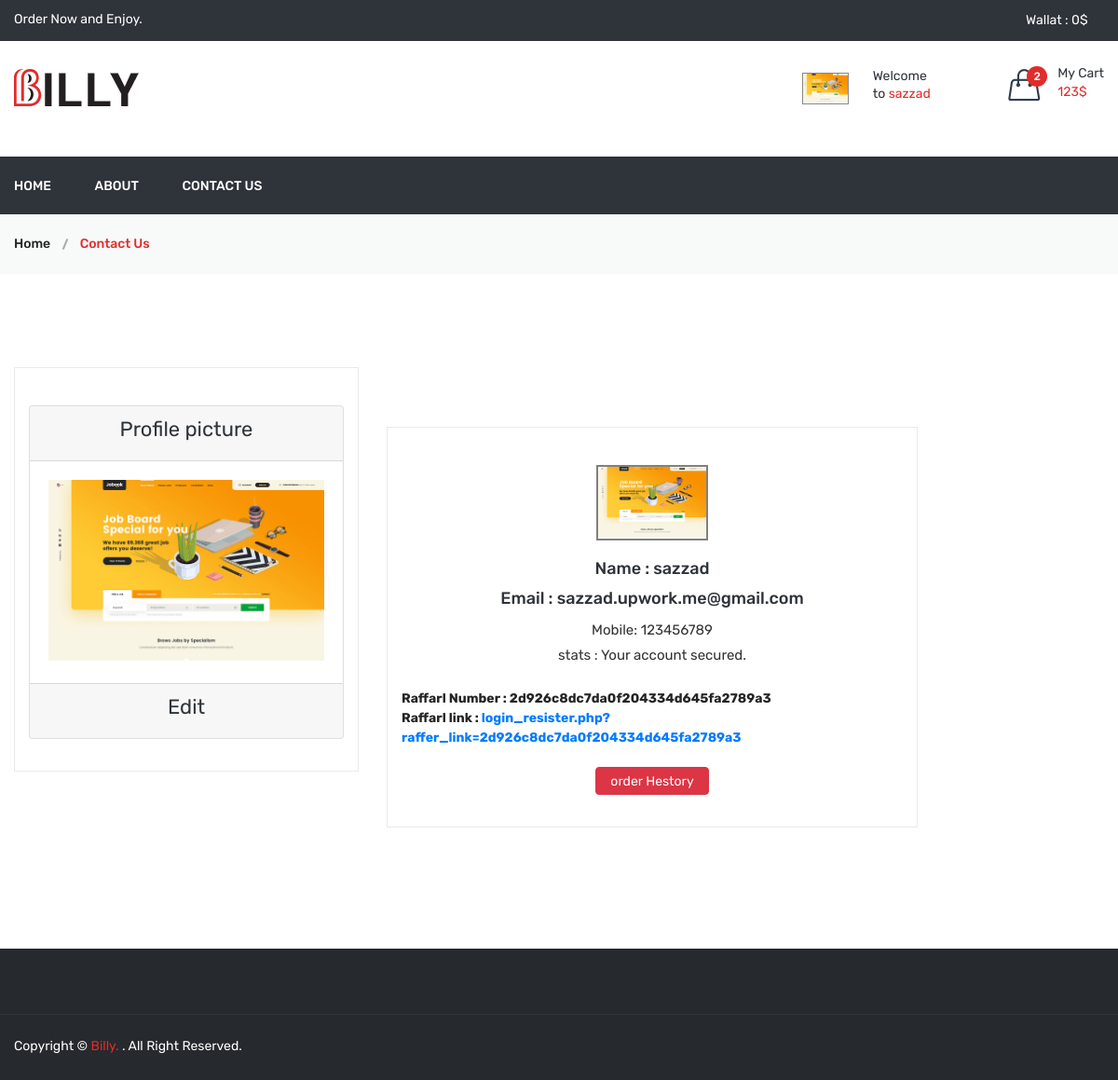
The app's page /profile.php (signed in) with its own data.
### tables this page shows
CREATE TABLE `user` (
  `id` int(11) NOT NULL,
  `name` varchar(100) NOT NULL,
  `images` varchar(255) NOT NULL,
  `email` varchar(100) NOT NULL,
  `mobile` int(11) NOT NULL,
  `password` varchar(200) NOT NULL,
  `stats` int(11) NOT NULL,
  `email_verify` varchar(120) NOT NULL,
  `raffarl_number` varchar(100) NOT NULL,
  `form_raffer_code` varchar(100) NOT NULL,
  `add_on` date NOT NULL DEFAULT current_timestamp()
);

### function.php (called while the page is built, shortened)
	<?php
function GetUserCart(){
	$userid=$_SESSION['USER_ID'];
	global $con;
	$sql=mysqli_query($con,"SELECT `id`, `user_id`, `proudect_id`, `qty`, `add_on` FROM `add_cart` WHERE user_id='$userid'");
	$dataArr=array();
	while($data=mysqli_fetch_assoc($sql)){
		$dataArr[]=$data;
	}
	return $dataArr;
}
function GetAllCartData($attr_id=''){
	$CartArr=array();
	if(isset($_SESSION['USER_ID']) && $_SESSION['USER_ID']>0){
	$GetuserCart=GetUserCart();
	$CartArr=array();
	foreach($GetuserCart as $list){
		$status_dish_details=CheckDishDetails_stats($list['proudect_id']);
		if($status_dish_details==1){
			$CartArr[$list['proudect_id']]['qty']=$list['qty'];
			$proudect_id=$list['proudect_id'];
			$dish_data_all=proudect_data_callect($proudect_id);
			$CartArr[$list['proudect_id']]['price']=$dish_data_all['Price'];
			$CartArr[$list['proudect_id']]['name']=$dish_data_all['dish'];
			$CartArr[$list['proudect_id']]['img']=$dish_data_all['images'];
		}else{
			DeleteCartAttr($list['proudect_id']);
		}
	}
	 		}
	if($attr_id!=''){
		return $CartArr[$attr_id]['qty'];
	}else{
 	 return $CartArr;
	}
}
function CheckDishDetails_stats($id){
	global $con;
	$sql=mysqli_query($con,"SELECT `status` FROM `dish_details` WHERE id='$id'");
  $data=mysqli_fetch_assoc($sql);
	return $data['status'];
}
function proudect_data_callect($id){
	global $con;
	$sql=mysqli_query($con,"SELECT dish.images,dish.dish,`dish_details`.`Price`from dish,dish_details WHERE dish_details.id='$id' and dish.id=dish_details.dish_id and `dish_details`.`status`='1' ");
	$row=mysqli_fetch_assoc($sql);
	return $row;
}
function wallat_amount_get($user_id){
  global $con;
  $sql=mysqli_query($con,"select * from wallat where user_id='$user_id'");
	$in=0;
	$out=0;
		 return $in-$out;
}
?>

### profile.php (the view, shortened to what this page needs)
<?php
include('header.php');
?>
 <div class="breadcrumb-area gray-bg">
   <div class="container">
     <div class="breadcrumb-content">
       <ul>
         <li><a href="index.html">Home</a></li>
         <li class="active"> Contact Us </li>
       </ul>
     </div>
   </div>
 </div>
 <div class="contact-area pt-100 pb-100">
   <div class="container">
     <div class="row">
       <div class="col-lg-4 col-md-6 col-12">
         <div class="contact-info-wrapper text-center mb-30">
          <?php
           if(isset($_SESSION['USER_ID']) && $_SESSION['USER_ID']!=''){
             $usr_id=$_SESSION['USER_ID'];
             $sql=mysqli_query($con,"SELECT `id`, `name`, `images`, `email`, `mobile`, `password`, `stats`, `email_verify`, `raffarl_number`, `add_on` FROM `user` WHERE  id='$usr_id'");
             $fatch_data=mysqli_fetch_assoc($sql);
             $name=$fatch_data['name'];
             $email=$fatch_data['email'];
             $rafferl=$fatch_data['raffarl_number'];
             $mobile=$fatch_data['mobile'];
             $stats=$fatch_data['stats'];
             $images=$fatch_data['images'];
             if($images==''){?>
               <div class="card">
                 <div class="card-body">
                   <h4>Input Your profile picture.</h4>
                   <form method="post" enctype="multipart/form-data">
                     <input class="form-control" type="file" name="profile_pic">
                     <input type="submit" class="submit btn btn-primary" name="submit" value="submit">
                   </form>
                 </div>
               </div>
           <?php
         }else{?>
           <div class="card">
             <div class="card-header">
               <h4>Profile picture</h4>
             </div>
             <div class="card-body sp_card_call">
              <img src="media/profile/<?php echo $images?>" class="w-100 image-fluid" alt="">
             </div>
             <div class="card-footer">
               <h4><a href="?edit_id=<?php echo $usr_id ?>">Edit</a></h4>
             </div>
           </div>
         <?php  }
       }else{
         redirect('shop.php');
       }
           ?>
         </div>
       </div>
       <div class="col-lg-6 col-md-6 col-12">
         <div class="mt-5 pt-3 d-none d-md-block"></div>
         <div class="contact-info-wrapper text-center mb-30">
           <div class="contact-info-icon">
           <?php  if($images!=''){  ?>
              <img src="media/profile/<?php echo $images?>" class="small_img" alt="">
           <?php }else{?>
              <i class="fa fa-user"></i>
          <?php } ?>
           </div>
           <div class="contact-info-content">
             <h4>Name : <?php echo $name ?></h4>
             <h4>Email : <?php echo $email ?></h4>
             <p>Mobile: <?php echo $mobile ?></p>
             <p>stats : <?php if($stats==1){
               echo "Your account secured.";
             } ?></p><br>
             <strong class="text-left">Raffarl Number : <?php echo $rafferl ?></strong>
             <strong class="text-left">Raffarl link : <a class="text-primary" href="login_resister.php?raffer_link=<?php echo $rafferl ?>">login_resister.php?raffer_link=<?php echo $rafferl ?></a></strong><br>
             <a class="btn btn-danger rounded" href="order_hestory.php">order Hestory</a>
           </div>
         </div>
       </div>
     </div>
   </div>
 </div>
<?php
include('footer.php');
 ?>

### header.php (shortened to what this page needs)
<?php
include("connection.php");
include("function.php");
$ammount="";
if(isset($_SESSION['USER_ID'])){
  $ammount=wallat_amount_get($_SESSION['USER_ID']);
}
$data=GetAllCartData();
$cartCount=count($data);
$totalPrice=0;
foreach($data as $list){
  $qty_data=$list['qty'];
  $price_data=$list['price'];
  $totalPrice=$totalPrice+($qty_data*$price_data);
}
 ?>
<!doctype html>
<html class="no-js" lang="zxx">
<head>
  <link rel="stylesheet" href="assets/css/bootstrap.min.css">
  <link rel="stylesheet" href="assets/css/animate.css">
  <link rel="stylesheet" href="assets/css/owl.carousel.min.css">
  <link rel="stylesheet" href="assets/css/slick.css">
  <link rel="stylesheet" href="assets/css/chosen.min.css">
  <link rel="stylesheet" href="assets/css/ionicons.min.css">
  <link rel="stylesheet" href="assets/css/font-awesome.min.css">
  <link rel="stylesheet" href="assets/css/simple-line-icons.css">
  <link rel="stylesheet" href="assets/css/jquery-ui.css">
  <link rel="stylesheet" href="assets/css/meanmenu.min.css">
  <link rel="stylesheet" href="assets/css/sweetalert.css">
  <link rel="stylesheet" href="assets/css/style.css">
  <link rel="stylesheet" href="assets/css/responsive.css">
  <link rel="stylesheet" href="assets/css/custom.css">
</head>
<body>
  <header class="header-area">
    <div class="header-top black-bg">
      <div class="container">
        <div class="row">
          <div class="col-lg-4 col-md-4 col-12 col-sm-4">
            <div class="welcome-area">
              <p>Order Now and Enjoy. </p>
            </div>
          </div>
          <div class="col-lg-8 col-md-8 col-12 col-sm-8">
            <div class="account-curr-lang-wrap f-right">
              <ul>
                <li class="top-hover"><a href="#">Wallat : <?php echo $ammount ?>$<i class="ion-chevron-down"></i></a>
                </li>
              </ul>
            </div>
          </div>
        </div>
      </div>
    </div>
    <div class="header-middle">
      <div class="container">
        <div class="row box_sp_next">
          <div class="col-lg-3 col-md-4 col-12 col-sm-4">
            <div class="logo">
              <a href="shop.php">
                <img alt="" src="assets/img/logo/logo.png">
              </a>
            </div>
          </div>
          <div class="col-lg-9 col-md-8 col-12 col-sm-8">
            <div class="header-middle-right f-right">
              <div class="header-login">
                <a href="login_resister.php">
                  <?php
                  if(isset($_SESSION['USER_ID']) && $_SESSION['USER_ID']!=''){
                   $user_id=$_SESSION['USER_ID'];
                   $name=$_SESSION['USER_NAME'];
                    $sql=mysqli_query($con,"SELECT  `name`, `images`, `email`, `mobile`, `password`, `stats`, `email_verify`, `add_on` FROM `user` WHERE id='$user_id'");
                    $fatch_data=mysqli_fetch_assoc($sql);
                    $images=$fatch_data['images'];
                    ?>
                    <div class="header-icon-style">
                      <div class="account-curr-lang-wrap f-right">
                        <ul>
                          <li class="top-hover">
                            <?php
                            if($images!=''){?>
                              <img class="border-dark ion-chevron-down image-fluid img_dammo_usr" src="media\profile\<?php echo $images ?>" alt="">
                           <?php }else{?>
                              <img class="ion-chevron-down image-fluid img_dammo_usr" src="media\svg\user.svg" alt="">
                          <?php }
                             ?>
                          </li>
                        </ul>
                      </div>
                    </div>
                    <div class="login-text-content">
                      <p>Welcome <br> to <span id='username_sp_update'><?php  echo $name?></span></p>
                    </div>
                <?php }
                   ?>
                </a>
              </div>
              <div class="header-wishlist">
              </div>
              <div class="header-cart">
                <a href="cart.php">
                  <div class="header-icon-style">
                    <i class="icon-handbag icons"></i>
                    <span class="count-style" id="cart_count"><?php echo $cartCount ?></span>
                  </div>
                  <div class="cart-text">
                   <span class="digit">My Cart</span>
                    <span class="cart-digit-bold" id="Cart_total_price"><?php
                     if($cartCount!=0){
                       echo $totalPrice.'$' ;
                     }?></span>
                  </div>
                </a>
                <?php
                 if($cartCount!=0){
                 ?>
              </div>
            <?php } ?>
            </div>
          </div>
        </div>
      </div>
    </div>
    <div class="header-bottom transparent-bar black-bg">
      <div class="container">
        <div class="row">
          <div class="col-lg-12 col-md-12 col-12">
            <div class="main-menu">
              <nav>
                <ul>
                  <li><a href="shop.php">Home</a></li>
                  <li><a href="about_us.php">about</a></li>
                  <li><a href="contact.php">contact us</a></li>
                </ul>
              </nav>
            </div>
          </div>
        </div>
      </div>
    </div>
  </header>

### assets/css/custom.css (style rules this page uses)
.border-dark.ion-chevron-down.image-fluid.img_dammo_usr { border: 1px solid #e02c2b !important; }

### header.php (style rules this page uses)
.border-dark.ion-chevron-down.image-fluid.img_dammo_usr { border: 1px solid #888!important; }
img.img_dammo_usr { width: 50px; }
.row.box_sp_next { margin-bottom: 24px; }

### profile.php (style rules this page uses)
.small_img { width:120px; border:2px solid gray; }
strong.text-left { text-align: left; display: block; }

### records on screen
user: images (picture), name "sazzad", email "sazzad.upwork.me@gmail.com", mobile "123456789", raffarl_number "2d926c8dc7da0f204334d645fa2789a3"

### other values on screen
$ammount "0"
$name "sazzad"
$cartCount "2"
$totalPrice "123"
